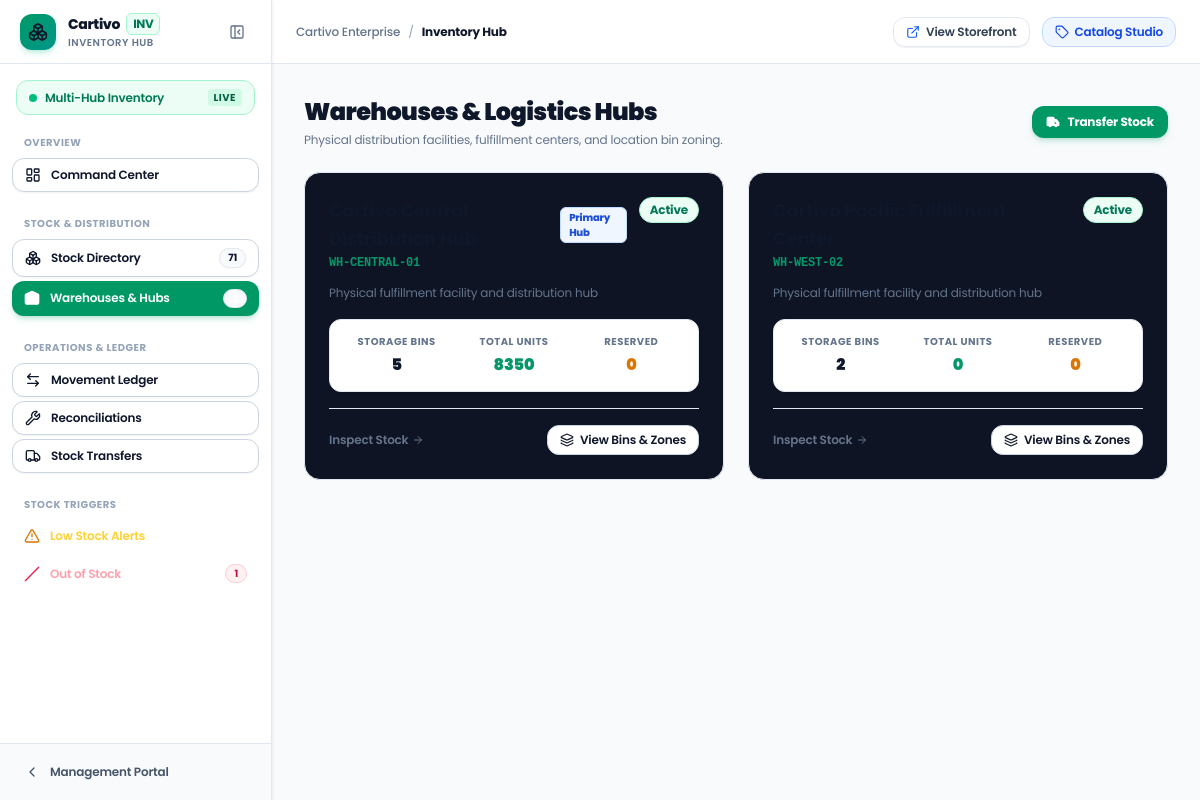
Screenshot of /inventory/warehouses/ (signed in) with the database file from the repository.
### apps/inventory/models.py (models this page shows, shortened)
class Warehouse(models.Model):
    STATUS_CHOICES = [
        ('ACTIVE', 'Active'),
        ('INACTIVE', 'Inactive'),
        ('MAINTENANCE', 'Under Maintenance'),
    ]
    name = models.CharField(max_length=150, help_text="e.g. 'Central Distribution Hub'")
    code = models.CharField(max_length=50, unique=True, db_index=True, help_text="Unique code e.g. 'WH-CENTRAL-01'")
    address_line1 = models.CharField(max_length=255, blank=True)
    address_line2 = models.CharField(max_length=255, blank=True)
    city = models.CharField(max_length=100, blank=True)
    state = models.CharField(max_length=100, blank=True)
    postal_code = models.CharField(max_length=30, blank=True)
    country = models.CharField(max_length=100, default='United States')
    contact_name = models.CharField(max_length=120, blank=True)
    contact_email = models.EmailField(blank=True)
    contact_phone = models.CharField(max_length=40, blank=True)
    manager = models.ForeignKey(
        settings.AUTH_USER_MODEL,
        on_delete=models.SET_NULL,
        null=True,
        blank=True,
        related_name='managed_warehouses',
        help_text="Assigned warehouse supervisor or staff member"
    )
    is_primary = models.BooleanField(default=False, help_text="Default warehouse for automated fulfillment routing")
    status = models.CharField(max_length=20, choices=STATUS_CHOICES, default='ACTIVE', db_index=True)
    created_at = models.DateTimeField(auto_now_add=True)
    updated_at = models.DateTimeField(auto_now=True)
    class Meta:
        verbose_name = 'Warehouse'
        verbose_name_plural = 'Warehouses'
        ordering = ['-is_primary', 'name']

### apps/inventory/views.py (the view)
# urls.py: path('warehouses/', views.warehouse_list_view, name='warehouse_list'),
def warehouse_list_view(request):
    if not _check_inventory_access(request):
        messages.error(request, "Access restricted.")
        return redirect('management:portal')
    context = _get_inventory_staff_context(request, active_tab='warehouses')
    warehouses = Warehouse.objects.annotate(
        location_count=Count('locations', distinct=True),
        total_items=Sum('stock_records__on_hand_quantity'),
        total_reserved=Sum('stock_records__reserved_quantity'),
    ).order_by('-is_primary', 'name')
    context['warehouses'] = warehouses
    return render(request, 'inventory/manage/warehouse_list.html', context)

### apps/cart/context_processors.py (called while the page is built)
def cart_context(request):
    try:
        summary = CartService.get_cart_summary(request)
        return {
            'cart_item_count': summary['total_items'],
            'cart_total_price': f"{summary['total']:.2f}",
        }
    except Exception:
        return {
            'cart_item_count': 0,
            'cart_total_price': "0.00",
        }

### apps/cart/services.py (called while the page is built, shortened)
    @property
    def unit_price(self) -> Decimal:
        if self.variant:
            return self.variant.effective_price
        return self.product.effective_price

    @property
    def subtotal(self) -> Decimal:
        return self.unit_price * self.quantity

    @classmethod
    def get_or_create_user_cart(cls, user) -> Cart:
        cart, _ = Cart.objects.get_or_create(user=user, status='ACTIVE')
        return cart

    @classmethod
    def get_cart_items(cls, request) -> List[CartItemWrapper]:
        items: List[CartItemWrapper] = []
        if request.user.is_authenticated:
            cart = cls.get_or_create_user_cart(request.user)
            db_items = cart.items.select_related('product', 'variant', 'product__category').all()
            for db_item in db_items:
                items.append(CartItemWrapper(
                    key=str(db_item.id),
                    product=db_item.product,
                    variant=db_item.variant,
                    quantity=db_item.quantity,
                    db_item=db_item
                ))
        return items

    @classmethod
    def get_cart_summary(cls, request) -> Dict[str, Any]:
        items = cls.get_cart_items(request)
        total_items = sum(i.quantity for i in items)
        subtotal = sum((i.subtotal for i in items), Decimal('0.00'))
        shipping = Decimal('0.00')
        discount = Decimal('0.00')
        tax = Decimal('0.00')
        total = subtotal + shipping - discount + tax
        return {
            'items': items,
            'total_items': total_items,
            'subtotal': subtotal,
            'shipping': shipping,
            'discount': discount,
            'tax': tax,
            'total': total,
            'is_empty': len(items) == 0,
        }

### apps/catalog/models.py (called while the page is built)
    @property
    def effective_price(self):
        return self.price if self.price is not None else self.product.base_price

### apps/inventory/views.py (called while the page is built, shortened)
def _check_inventory_access(request):
    if not request.user.is_authenticated:
        return False
    if request.user.is_superuser:
        return True

### templates/inventory/manage/warehouse_list.html (shortened to what this page needs)
{% extends 'inventory/manage/inventory_base.html' %}
{% block content %}
<div class="space-y-6 max-w-7xl mx-auto">
    <div class="flex flex-col sm:flex-row sm:items-center justify-between gap-4">
        <div>
            <h1 class="text-2xl font-black text-white tracking-tight">Warehouses & Logistics Hubs</h1>
            <p class="text-xs text-slate-400 mt-1">Physical distribution facilities, fulfillment centers, and location bin zoning.</p>
        </div>
        <div class="flex items-center gap-2.5">
            <a href="{% url 'inventory:stock_transfers' %}" class="inline-flex items-center gap-2 px-3.5 py-2 rounded-xl text-xs font-bold bg-emerald-600 hover:bg-emerald-500 text-white transition-all shadow-md shadow-emerald-600/20">
                <i data-lucide="truck" class="w-3.5 h-3.5"></i>
                <span>Transfer Stock</span>
            </a>
        </div>
    </div>
    <div class="grid grid-cols-1 md:grid-cols-2 gap-6">
        {% for wh in warehouses %}
        <div class="p-6 rounded-2xl bg-[#0e1424] border border-slate-800/80 flex flex-col justify-between hover:border-slate-700 transition-colors">
            <div>
                <div class="flex items-start justify-between gap-3 mb-3">
                    <div>
                        <div class="flex items-center gap-2">
                            <h2 class="text-lg font-bold text-white">{{ wh.name }}</h2>
                            {% if wh.is_primary %}
                            <span class="px-2 py-0.5 rounded-md text-[10px] font-extrabold bg-blue-500/20 text-blue-300 border border-blue-500/30">
                                Primary Hub
                            </span>
                            {% endif %}
                        </div>
                        <div class="text-xs font-mono font-bold text-emerald-400 mt-0.5">{{ wh.code }}</div>
                    </div>
                    <span class="px-2.5 py-1 rounded-full text-xs font-bold {% if wh.status == 'ACTIVE' %}bg-emerald-500/10 text-emerald-300 border border-emerald-500/20{% else %}bg-slate-800 text-slate-400{% endif %}">
                        {{ wh.get_status_display }}
                    </span>
                </div>
                <p class="text-xs text-slate-400 leading-relaxed mb-4">
                    {{ wh.address|default:"Physical fulfillment facility and distribution hub" }}
                </p>
                <div class="grid grid-cols-3 gap-3 p-3.5 rounded-xl bg-slate-900/60 border border-slate-800/60 text-center mb-4">
                    <div>
                        <div class="text-[10px] font-bold text-slate-400 uppercase tracking-wider">Storage Bins</div>
                        <div class="text-base font-black text-white mt-1">{{ wh.location_count|default:0 }}</div>
                    </div>
                    <div>
                        <div class="text-[10px] font-bold text-slate-400 uppercase tracking-wider">Total Units</div>
                        <div class="text-base font-black text-emerald-400 mt-1">{{ wh.total_items|default:0 }}</div>
                    </div>
                    <div>
                        <div class="text-[10px] font-bold text-slate-400 uppercase tracking-wider">Reserved</div>
                        <div class="text-base font-black text-amber-400 mt-1">{{ wh.total_reserved|default:0 }}</div>
                    </div>
                </div>
            </div>
            <div class="pt-4 border-t border-slate-800/80 flex items-center justify-between">
                <a href="{% url 'inventory:stock_list' %}?warehouse={{ wh.id }}" class="text-xs text-slate-400 hover:text-white font-semibold flex items-center gap-1">
                    <span>Inspect Stock</span>
                    <i data-lucide="arrow-right" class="w-3 h-3"></i>
                </a>
                <a href="{% url 'inventory:warehouse_detail' wh.id %}" class="inline-flex items-center gap-1.5 px-3 py-1.5 rounded-xl text-xs font-bold bg-slate-800 hover:bg-slate-700 text-white border border-slate-700">
                    <i data-lucide="layers" class="w-3.5 h-3.5"></i>
                    <span>View Bins & Zones</span>
                </a>
            </div>
        </div>
        {% empty %}
        <div class="col-span-2 p-12 text-center text-slate-400 bg-[#0e1424] rounded-2xl border border-slate-800">
            <i data-lucide="warehouse" class="w-8 h-8 mx-auto mb-2 text-slate-600"></i>
            <div>No warehouses registered yet.</div>
        </div>
        {% endfor %}
    </div>
</div>
{% endblock %}

### templates/inventory/manage/inventory_base.html (style rules this page uses)
body { font-family: 'Poppins', 'Plus Jakarta Sans', -apple-system, BlinkMacSystemFont, 'Segoe UI', Roboto, sans-serif; letter-spacing: -0.012em; -webkit-font-smoothing: antialiased; -moz-osx-font-smoothing: grayscale; text-rendering: optimizeLegibility; }
html, body { background-color: #f8fafc !important; color: #0f172a !important; }
.bg-\[\#0f172a\], [class*="bg-[#0f172a]"], .bg-\[\#131c2e\], [class*="bg-[#131c2e]"], .bg-\[\#14203a\], [class*="bg-[#14203a]"], .bg-slate-950, [class*="bg-slate-950"], .bg-slate-900, [class*="bg-slate-900"] { background-color: #ffffff !important; border-color: #e2e8f0 !important; box-shadow: 0 1px 3px 0 rgba(0, 0, 0, 0.04), 0 1px 2px -1px rgba(0, 0, 0, 0.03) !important; }
div[class*="bg-slate-900"], div[class*="bg-slate-950"], div[class*="bg-slate-800/40"], div[class*="bg-slate-800/50"], div[class*="bg-slate-800/60"] { background-color: #ffffff !important; border: 1px solid #e2e8f0 !important; box-shadow: 0 1px 3px 0 rgba(0, 0, 0, 0.04) !important; }
.border-\[\#1e293b\], [class*="border-[#1e293b]"], .border-slate-800, [class*="border-slate-800"], .border-slate-700, [class*="border-slate-700"] { border-color: #e2e8f0 !important; }
.text-white:not(.keep-white) { color: #0f172a !important; }
button.bg-blue-600, a.bg-blue-600, button.bg-blue-700, a.bg-blue-700, button.bg-indigo-600, a.bg-indigo-600, button.bg-emerald-600, a.bg-emerald-600, button.bg-rose-600, a.bg-rose-600, .btn-primary, .keep-white { color: #ffffff !important; }
button.bg-blue-600 *, a.bg-blue-600 *, button.bg-blue-700 *, a.bg-blue-700 *, button.bg-indigo-600 *, a.bg-indigo-600 *, button.bg-emerald-600 *, a.bg-emerald-600 *, button.bg-rose-600 *, a.bg-rose-600 *, .btn-primary *, .keep-white * { color: #ffffff !important; fill: #ffffff !important; }
.text-slate-900 { color: #0f172a !important; }
.text-slate-400 { color: #64748b !important; }
.text-emerald-400 { color: #059669 !important; }
.text-amber-400 { color: #d97706 !important; }
button[class*="bg-slate-800"]:not(.btn-primary):not([class*="bg-emerald"]):not([class*="bg-blue"]):not([class*="bg-rose"]):not([class*="bg-amber"]), a[class*="bg-slate-800"]:not(.btn-primary):not([class*="bg-emerald"]):not([class*="bg-blue"]):not([class*="bg-rose"]):not([class*="bg-amber"]), button[class*="bg-[#131c2e]"], a[class*="bg-[#131c2e]"], button[class*="bg-[#0f172a]"], a[class*="bg-[#0f172a]"], button[class*="bg-[#0e1424]"], a[class*="bg-[#0e1424]"], button.bg-slate-800, a.bg-slate-800 { background-color: #ffffff !important; color: #0f172a !important; border: 1px solid #cbd5e1 !important; box-shadow: 0 1px 2px 0 rgba(0, 0, 0, 0.05) !important; font-weight: 600 !important; }
button[class*="bg-slate-800"]:not(.btn-primary):not([class*="bg-emerald"]):not([class*="bg-blue"]):not([class*="bg-rose"]):not([class*="bg-amber"]) *, a[class*="bg-slate-800"]:not(.btn-primary):not([class*="bg-emerald"]):not([class*="bg-blue"]):not([class*="bg-rose"]):not([class*="bg-amber"]) *, button[class*="bg-[#131c2e]"] *, a[class*="bg-[#131c2e]"] *, button[class*="bg-[#0f172a]"] *, a[class*="bg-[#0f172a]"] *, button.bg-slate-800 *, a.bg-slate-800 * { color: inherit !important; }
.btn-primary, .btn-primary *, button.bg-emerald-600, button.bg-emerald-600 *, a.bg-emerald-600, a.bg-emerald-600 *, button.bg-blue-600, button.bg-blue-600 *, a.bg-blue-600, a.bg-blue-600 *, button.bg-indigo-600, button.bg-indigo-600 *, a.bg-indigo-600, a.bg-indigo-600 *, button.bg-rose-600, button.bg-rose-600 *, a.bg-rose-600, a.bg-rose-600 *, .keep-white, .keep-white * { color: #ffffff !important; fill: #ffffff !important; }
.bg-emerald-500\/10, .bg-emerald-500\/15, .bg-emerald-500\/20, .bg-emerald-950\/30 { background-color: #ecfdf5 !important; color: #047857 !important; border-color: #a7f3d0 !important; }
.bg-blue-500\/10, .bg-blue-500\/15, .bg-blue-500\/20 { background-color: #eff6ff !important; color: #1d4ed8 !important; border-color: #bfdbfe !important; }

### rows the page displays
Warehouse: is_primary "Primary Hub", code "WH-CENTRAL-01", status "Active", address "Physical fulfillment facility and distribution hub", location_count "5", total_items "8350", total_reserved "0"
Warehouse: code "WH-WEST-02", status "Active", address "Physical fulfillment facility and distribution hub", location_count "2", total_items "0", total_reserved "0"

### other values shown
{{ sidebar_stock_count }} "71"
{{ sidebar_out_of_stock_count }} "1"
